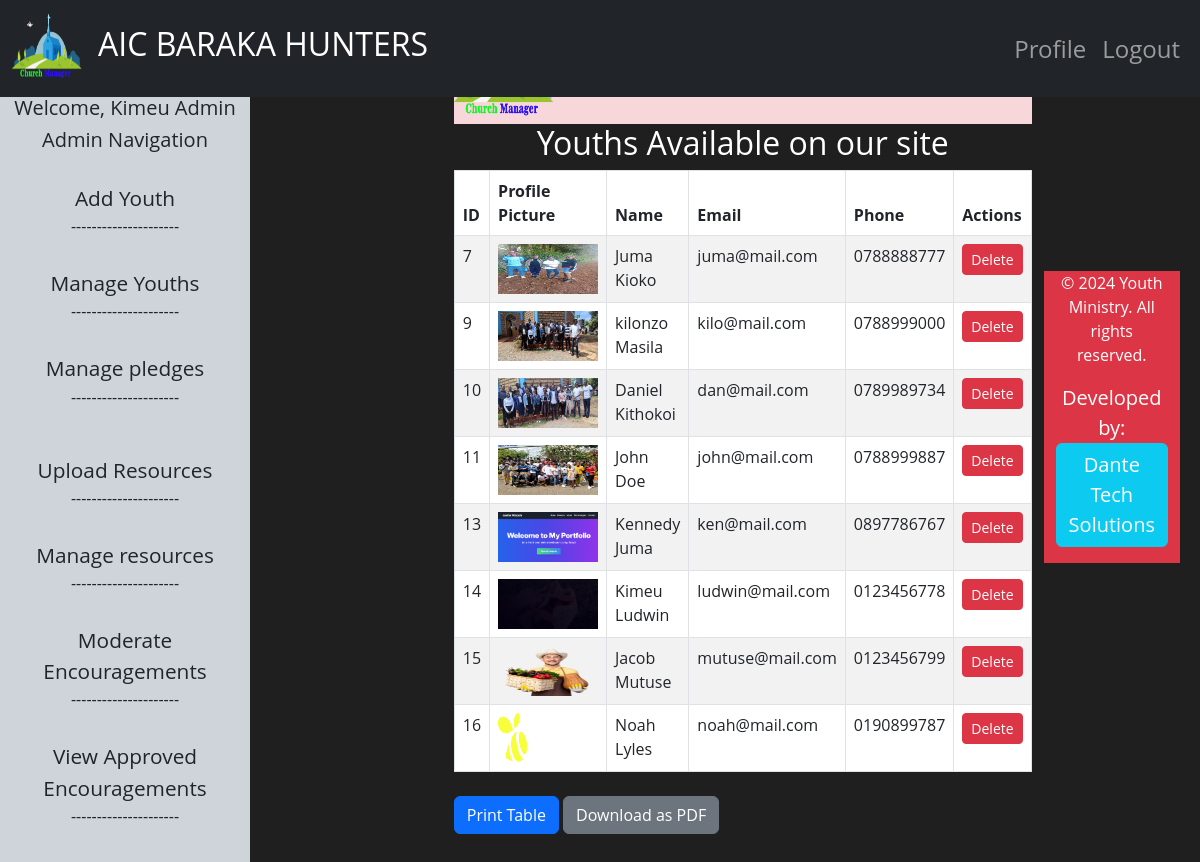
Page /admin/manage_youth.php (signed in) on the committed database.
### tables this page shows
CREATE TABLE `users` (
  `id` int(11) NOT NULL,
  `firstname` varchar(50) NOT NULL,
  `lastname` varchar(50) NOT NULL,
  `name` varchar(101) NOT NULL,
  `email` varchar(100) NOT NULL,
  `phone` varchar(15) NOT NULL,
  `password` varchar(255) NOT NULL,
  `profile_picture` varchar(255) DEFAULT NULL,
  `role` enum('admin','youth') DEFAULT 'youth',
  `created_at` timestamp NOT NULL DEFAULT current_timestamp()
);

### admin/manage_youth.php (the view, shortened to what this page needs)
<?php
require_once '../includes/config.php';
$youths = [];
$stmt = $conn->prepare("SELECT id, firstname, lastname, email, phone, profile_picture FROM users WHERE role = 'youth'");
$stmt->execute();
$result = $stmt->get_result();
while ($row = $result->fetch_assoc()) {
  $youths[] = $row;
}
?>
<?php include '../includes/header.php'; ?>
<?php include "admin_sidebar.php"; ?>
<div class="container mt-4">
  <div class=" mb-4 table-container">
    <div class="d-flex align-items-center bg-danger-subtle w-100 justify-content-between">
      <h3 class="mb-0">AIC BARAKA HUNTERS</h3>
      <div id="currentDateTime" class="font-weight-bold"></div>
    </div>
    <h2 class="text-center">Youths Available on our site</h2>
    <div class="">
      <table class="table table-bordered table-striped">
        <thead class="thead-dark">
          <tr>
            <th>ID</th>
            <th>Profile Picture</th>
            <th>Name</th>
            <th>Email</th>
            <th>Phone</th>
            <th>Actions</th>
          </tr>
        </thead>
        <tbody>
          <?php if (count($youths) > 0): ?>
            <?php foreach ($youths as $youth): ?>
              <tr>
                <td>
                  <?php echo htmlspecialchars($youth['id']); ?>
                </td>
                <td>
                  <?php if ($youth['profile_picture']): ?>
                    <img src="<?php echo htmlspecialchars('../youth/' . $youth['profile_picture']); ?>" alt="Profile
                Picture" width="100" height="50">
                  <?php else: ?>
                    <img src="../assets/images/boy.png" alt="Default Profile" width="50" height="50">
                  <?php endif; ?>
                </td>
                <td>
                  <?php echo htmlspecialchars($youth['firstname'] . " " . $youth['lastname']); ?>
                </td>
                <td><?php echo htmlspecialchars($youth['email']); ?></td>
                <td>
                  <?php echo htmlspecialchars($youth['phone']); ?>
                </td>
                <td>
                  <a href="manage_youth.php?delete_id=<?php echo $youth['id']; ?>" class="btn btn-sm btn-danger" onclick="return
                confirm('Are you sure you want to delete this youth?');">Delete</a>
                </td>
              </tr>
            <?php endforeach; ?>
          <?php else: ?>
            <tr>
              <td colspan="6" class="text-center">No youths found.</td>
            </tr>
          <?php endif; ?>
        </tbody>
      </table>
    </div>
  </div>
  <button class="btn btn-primary" onclick="printTable()">Print Table</button>
  <button class="btn btn-secondary" onclick="downloadPDF()">Download as PDF</button>
</div>
<?php include '../includes/footer.php'; ?>

### includes/header.php (shortened to what this page needs)
<!DOCTYPE html>
<html lang="en">
<head>
  <link href="https://cdn.jsdelivr.net/npm/bootstrap@5.3.0/dist/css/bootstrap.min.css" rel="stylesheet">
  <link rel="stylesheet" href="assets/css/styles.css">
  <link rel="stylesheet" href="https://cdnjs.cloudflare.com/ajax/libs/font-awesome/6.6.0/css/all.min.css" />
</head>
<body>
  <nav class="navbar navbar-expand-lg navbar-dark bg-dark fixed-top">
    <div class="container-fluid justify-content-between align-content-center">
      <a class="navbar-brand" href="dashboard.php">
        <img src="../assets/images/logo.png" alt="Church Logo" width="70" height="70"
          class="d-inline-block align-text-top fw-bolder">
      </a>
      <h2 class="text-white">AIC BARAKA HUNTERS</h2>
      <div class="collapse navbar-collapse" id="navbarNav">
        <ul class="navbar-nav ms-auto">
          <?php if (isset($_SESSION['user_id'])): ?>
            <li class="nav-item">
              <a class="nav-link" href="profile.php">Profile</a>
            </li>
            <li class="nav-item">
              <a class="nav-link" href="logout.php">Logout</a>
            </li>
          <?php elseif (isset($_SESSION['admin_id'])): ?>
            <li class="nav-item">
              <a class="nav-link fs-4" href="profile.php">Profile</a>
            </li>
            <li class="nav-item">
              <a class="nav-link fs-4" href="logout.php">Logout</a>
            </li>
          <?php endif; ?>
        </ul>
      </div>
    </div>
  </nav>
  <div class="container mt-4">
    <div class="row">
      <main class="col-md-9 col-lg-10 offset-md-3 offset-lg-2">
        <div class="main-content p-4">
        </div>
      </main>
    </div>
  </div>
</body>
</html>

### admin/admin_sidebar.php (shortened to what this page needs)
<?php
if (isset($_SESSION['admin_id'])) {
  $user_id = $_SESSION['admin_id'];
  $stmt = $conn->prepare("SELECT firstname, lastname FROM users WHERE id = ?");
  $stmt->bind_param("i", $user_id);
  $stmt->execute();
  $stmt->bind_result($first_name, $last_name);
} else {
  $first_name = "Guest";
  $last_name = "";
}
?>
<!DOCTYPE html>
<html lang="en">
<head>
</head>
<body>
  <div class="container">
    <aside class="bg-dark-subtle position-fixed text-dark me-5"
      style="top: 80px; bottom: 0; left: 0; width: 250px; overflow-y: auto; ">
      <div class="sidebar-sticky p-0">
        <h5 class="text-dark mt-3 text-center">Welcome,
          <?php echo htmlspecialchars($first_name . ' ' . $last_name); ?>
        </h5>
        <h5 class="text-center">Admin Navigation</h5>
        <div class="list-unstyled mb-4 p-3 text-center navigator">
          <p class="btn"><a href="add_youth.php" class="list-group-item list-group-item-action">Add Youth</a>
          </p>
          <p class="btn"><a href="manage_youth.php" class="list-group-item list-group-item-action">Manage Youths</a>
          <p class="btn"><a href="manage_pledges.php" class="list-group-item list-group-item-action">
              Manage pledges</a></p>
          </p>
          <p class="btn"><a href="upload_resources.php" class="list-group-item list-group-item-action">Upload
              Resources</a></p>
          <p class="btn"><a href="resources.php" class="list-group-item list-group-item-action">Manage resources</a></p>
          <p class="btn"><a href="moderate_encouragement.php" class="list-group-item list-group-item-action">Moderate
              Encouragements</a></p>
          <p class="btn"><a href="view_encouragements.php" class="list-group-item list-group-item-action">View
              Approved Encouragements</a></p>
        </div>
      </div>
    </aside>
  </div>
</body>
</html>

### includes/styles.php (shortened to what this page needs)
<!DOCTYPE html>
<html lang="en">
<head>
  <link href="https://cdn.jsdelivr.net/npm/bootstrap@5.3.0/dist/css/bootstrap.min.css" rel="stylesheet">
  <link rel="stylesheet" href="assets/css/styles.css">
  <link rel="stylesheet" href="https://cdnjs.cloudflare.com/ajax/libs/font-awesome/6.6.0/css/all.min.css" />
</head>
<body>
</body>
</html>

### includes/footer.php (shortened to what this page needs)
<?php include_once 'styles.php'; ?>
<!DOCTYPE html>
<html lang="en">
<head>
</head>
<body>
  <div class="container-fluid text-bg-danger top-100">
    <div class="row">
      <div class="col-md-12 text-center">
        <p>&copy; 2024 Youth Ministry. All rights reserved.</p>
        <p class="text-white fs-5">Developed by: <a class="text-white btn btn-info fs-5" href="https://github.com/kimeudan05" target="_blank">Dante Tech Solutions</a></p>
      </div>
    </div>
  </div>
</body>
</html>

### assets/css/styles.css (style rules this page uses)
* { margin: 0; padding: 0; box-sizing: border-box; }
body { font-family: 'Open Sans', sans-serif; background-color: #1F1F1F; color: #FFF; display: flex; justify-content: center; align-items: center; }

### includes/header.php (style rules this page uses)
body { padding-left: 255px; padding-bottom: 70px; padding-right: 20px; font-size: 1.4rem; }
.sidebar-sticky { height: calc(100vh - 56px); overflow-y: auto; }

### admin/admin_sidebar.php (style rules this page uses)
p a { list-style-type: none; font-size: 1.3rem; }
p.btn::after { content: "---------------------"; height: 2px; width: 0; transition: width .5s ease, background-color .5s ease; }

### rows in the picture
users: firstname+lastname "Kimeu Admin"
users: id "7", profile_picture (picture), firstname+lastname "Juma Kioko", email "juma@mail.com", phone "0788888777"
users: id "9", profile_picture (picture), firstname+lastname "kilonzo Masila", email "kilo@mail.com", phone "0788999000"
users: id "10", profile_picture (picture), firstname+lastname "Daniel Kithokoi", email "dan@mail.com", phone "0789989734"
users: id "11", profile_picture (picture), firstname+lastname "John Doe", email "john@mail.com", phone "0788999887"
users: id "13", profile_picture (picture), firstname+lastname "Kennedy Juma", email "ken@mail.com", phone "0897786767"
users: id "14", profile_picture (picture), firstname+lastname "Kimeu Ludwin", email "ludwin@mail.com", phone "0123456778"
users: id "15", profile_picture (picture), firstname+lastname "Jacob Mutuse", email "mutuse@mail.com", phone "0123456799"
users: id "16", profile_picture (picture), firstname+lastname "Noah Lyles", email "noah@mail.com", phone "0190899787"
